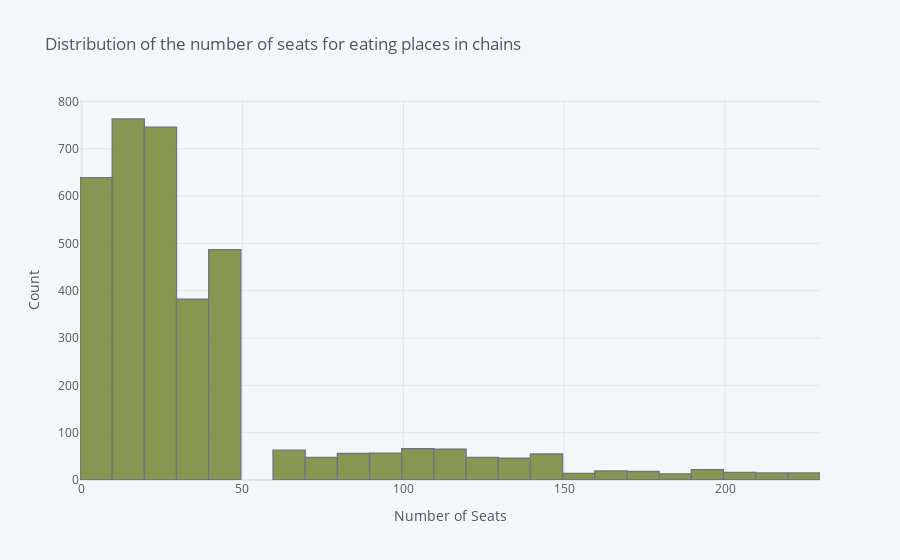

Notebook code cell kept with this figure:
### Code cell
rest_data[rest_data['chain'] == True]['number'].iplot(kind='hist',
                         xTitle='Number of Seats', yTitle='Count',
                          title='Distribution of the number of seats for eating places in chains',
                          color = '#6e7f29',
                          bins = 40)

### Figure 1 — Plotly figure (JSON) as saved in the notebook; plotly's stock layout.template omitted (floating-point values rounded to 4 significant figures; data arrays with more than 128 entries replaced by an {"elided": "..."} marker saying what was removed)
{"data": [{"histfunc": "count", "histnorm": "", "marker": {"color": "rgba(110, 127, 41, 1.0)", "line": {"color": "#4D5663", "width": 1.3}}, "name": "number", "nbinsx": 40, "opacity": 0.8, "orientation": "v", "type": "histogram", "x": {"elided": "3653 int values"}}], "layout": {"barmode": "overlay", "legend": {"bgcolor": "#F5F6F9", "font": {"color": "#4D5663"}}, "paper_bgcolor": "#F5F6F9", "plot_bgcolor": "#F5F6F9", "title": {"font": {"color": "#4D5663"}, "text": "Distribution of the number of seats for eating places in chains"}, "xaxis": {"gridcolor": "#E1E5ED", "showgrid": true, "tickfont": {"color": "#4D5663"}, "title": {"font": {"color": "#4D5663"}, "text": "Number of Seats"}, "zerolinecolor": "#E1E5ED"}, "yaxis": {"gridcolor": "#E1E5ED", "showgrid": true, "tickfont": {"color": "#4D5663"}, "title": {"font": {"color": "#4D5663"}, "text": "Count"}, "zerolinecolor": "#E1E5ED"}}}
